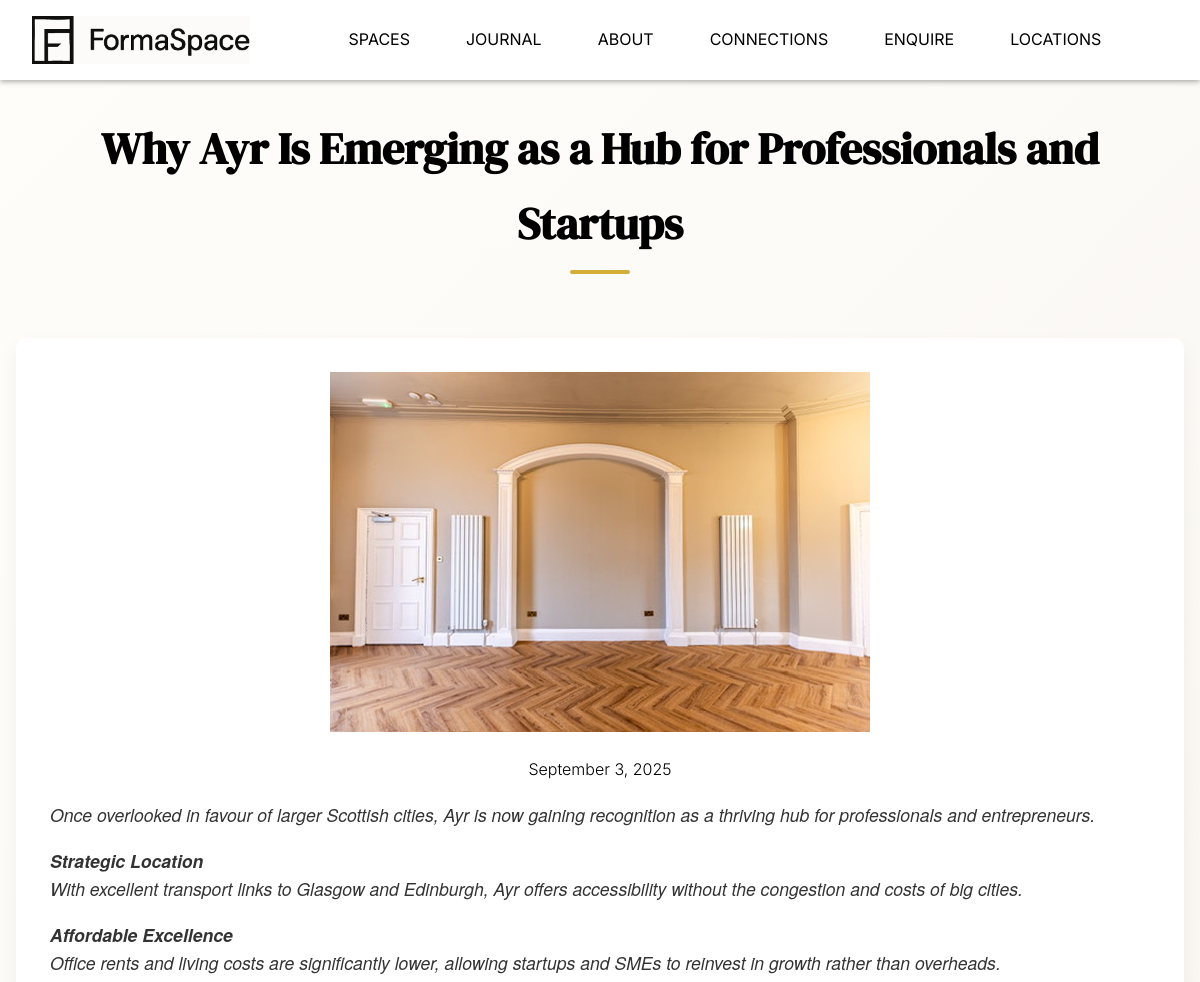
/blog/4/ (upper part), run on an earlier commit of the app's database.
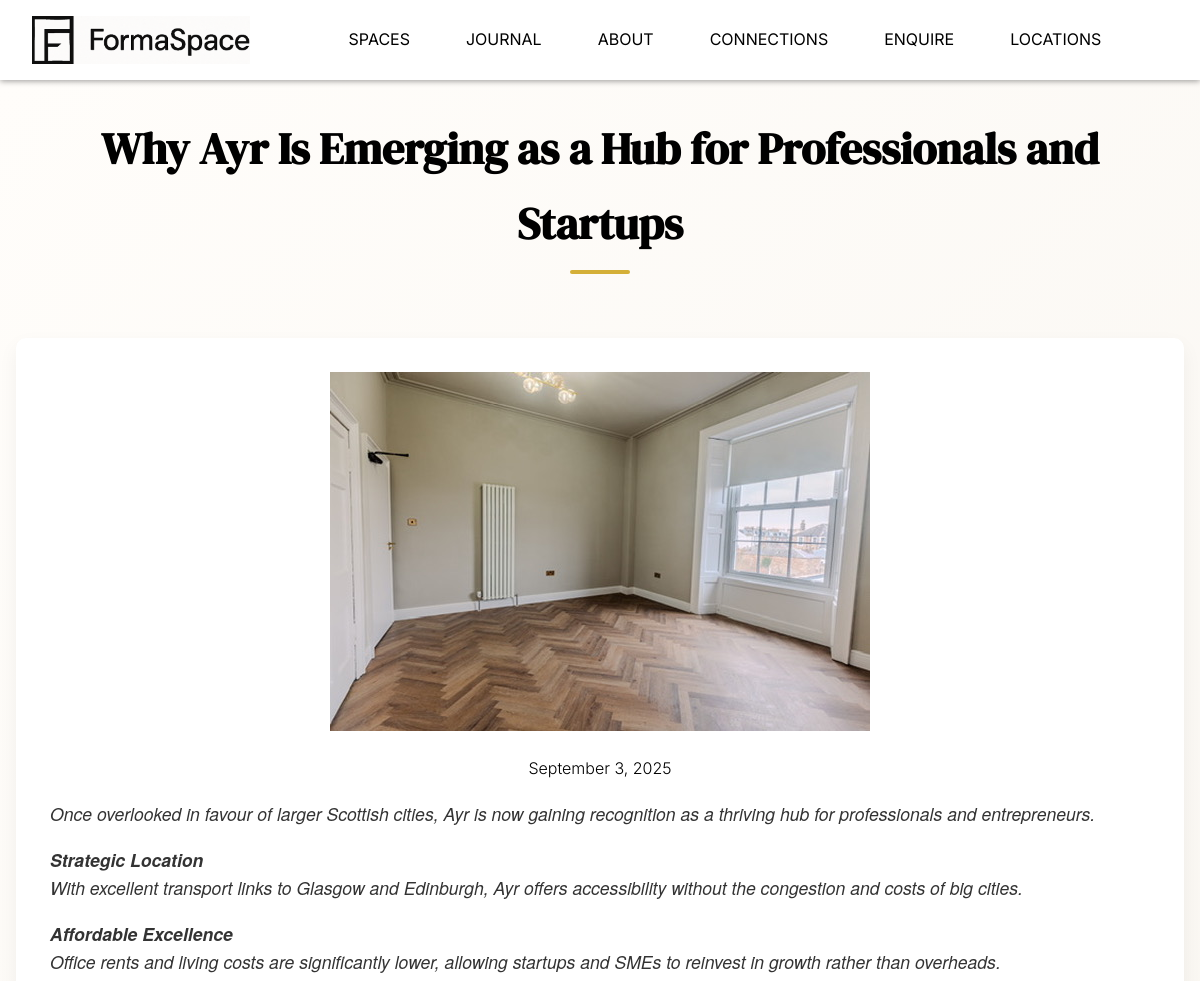
And on a later commit of the database.
### blog/models.py (models this page shows, shortened)
class Post(models.Model):
    title = models.CharField(max_length=200)
    image = models.ImageField(upload_to='blog_images/', blank=True, null=True)
    content = RichTextField(blank=True, null=True)  # CKEditor field
    categories = models.ManyToManyField(Category, blank=True)
    published_at = models.DateTimeField(auto_now_add=True)
    tags = models.CharField(max_length=200, blank=True)

### blog/views.py (the view)
# urls.py: path('<int:pk>/', views.post_detail, name='post_detail'),
def post_detail(request, pk):
    post = get_object_or_404(Post, pk=pk)
    return render(request, 'blog/post_detail.html', {'post': post})

### enquiries/context_processors.py (called while the page is built)
def enquiry_form_context(request):
    return {
        'enquiry_form': EnquiryForm(),
        'subscription_form': SubscriberForm(),  # add subscription form here
    }

### blog/templates/blog/post_detail.html (shortened to what this page needs)
{% extends "base.html" %}
{% load static %}
{% block content %}
<div class="page-light-theme">
  <section class="container py-5" data-aos="fade-up">
    <div class="section-title text-center mb-5">
      <h2 class="section-heading">{{ post.title }}</h2>
    </div>
    <div class="fancy-hover-box post-detail-card p-5">
      {% if post.image %}
      <div class="text-center mb-4">
        <img src="{{ post.image.url }}" alt="{{ post.title }}" class="img-fluid rounded mx-auto d-block"
          style="max-width: 100%; height: auto;">
      </div>
      {% endif %}
      <p class="post-date text-muted text-center">{{ post.published_at|date:"F j, Y" }}</p>
      <div class="post-body mt-4 text-dark">
        {{ post.content|safe }}
      </div>
    </div>
  </section>
</div>
{% endblock %}

What changed in the data, as far as the page shows it:
changed Post "Why Ayr Is Emerging as a Hub for Professionals and Startups": image: a different picture
